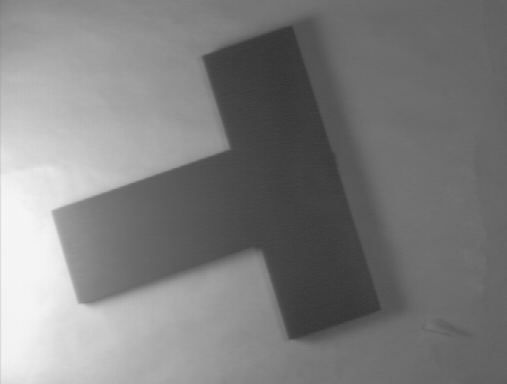
#> input picture Lab work 3/forme3.png, 507 x 384 px
$ python historgram.py
#> lines starting #> are read from the running program, lines starting #| are printed output that depends on the picture
import cv2 as cv
import numpy as np
import matplotlib.pyplot as plt


img = cv.imread("forme3.png", cv.IMREAD_GRAYSCALE)
#> img is the input picture: shape (384, 507); min 53, max 246, mean 126.3


cv.imshow("image", img)
plt.hist(img.ravel(), 256, [0, 256])
plt.show()
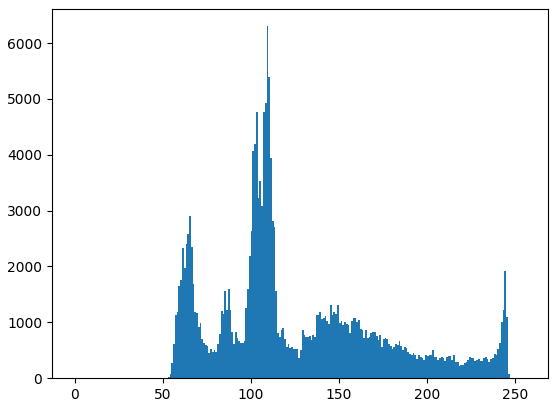
#> figure drawn by matplotlib, 1 panel; tallest bar 6301 high, from x = 109 to 110

$ run again, with Lab work 3/forme1.png copied over Lab work 3/forme3.png
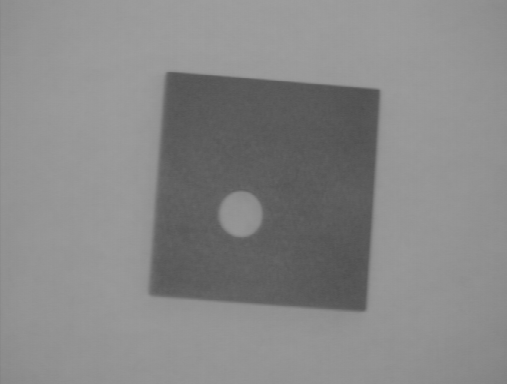
#> input picture Lab work 3/forme1.png, 507 x 384 px
#> img is the input picture: shape (384, 507); min 77, max 159, mean 135.3
#> `plt.show()`:
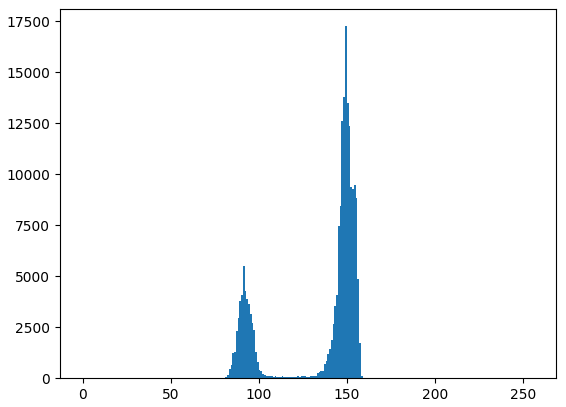
#> figure drawn by matplotlib, 1 panel; tallest bar 17263 high, from x = 149 to 150

$ run again, with Lab work 3/carreb.png copied over Lab work 3/forme3.png
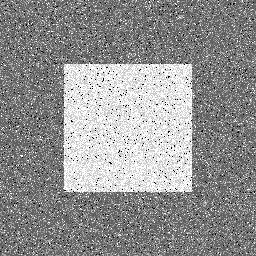
#> input picture Lab work 3/carreb.png, 256 x 256 px
#> img is the input picture: shape (256, 256); min 0, max 255, mean 146.7
#> `plt.show()`:
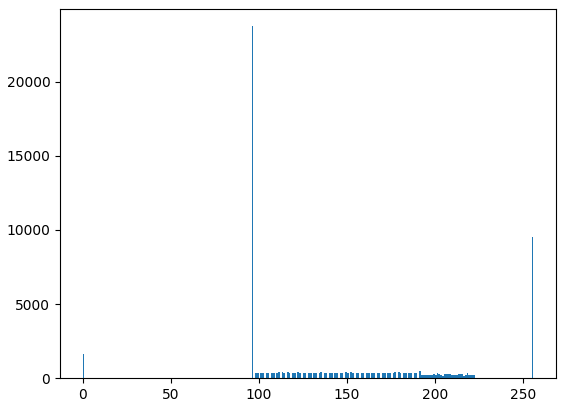
#> figure drawn by matplotlib, 1 panel; tallest bar 23743 high, from x = 96 to 97
